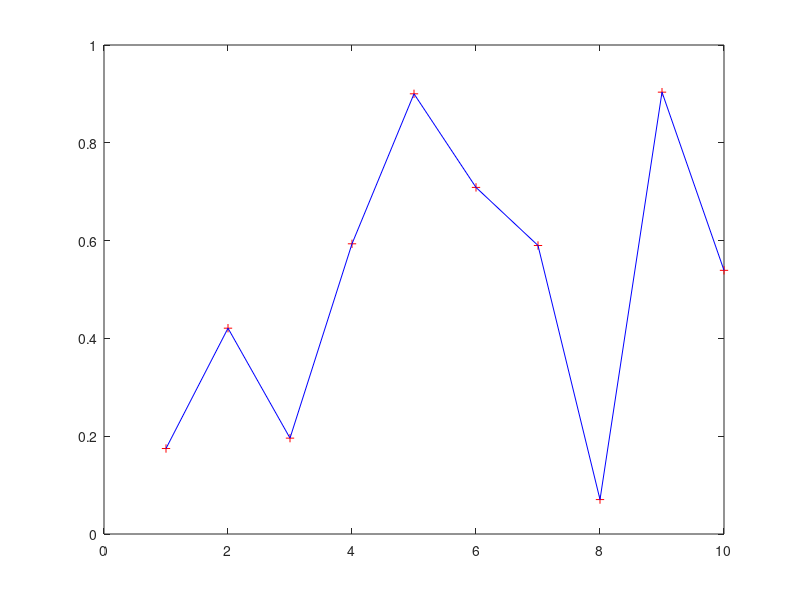

The MATLAB source for this figure:
clear all;
clc;
n       =   10;
% x       =   linspace(-1,1,n);
x       =   cos((0.5:1:n-0.5)*pi/n);
V       =   fliplr(vander(x));
bexact  =   rand(n,1);
a       =   V\bexact;
b       =   V*a;
plot(bexact,'r+');
hold on
plot(b,'b-');